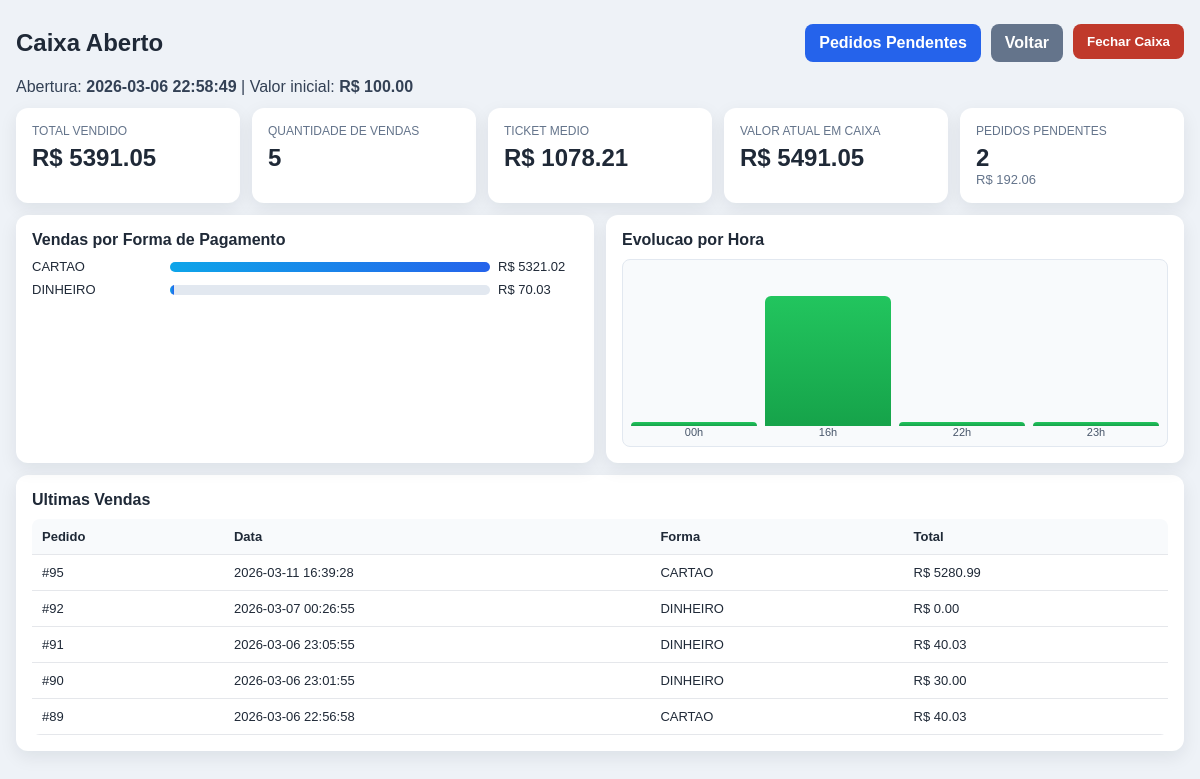
The app's page /caixa (signed in) with its own data.
### tables this page shows
CREATE TABLE caixas (
    id INTEGER PRIMARY KEY AUTOINCREMENT,
    data_abertura TEXT,
    data_fechamento TEXT,
    valor_inicial REAL,
    valor_final REAL,
    status TEXT
);

CREATE TABLE movimentos (
    id INTEGER PRIMARY KEY AUTOINCREMENT,
    tipo TEXT NOT NULL, -- venda ou os
    cliente_id INTEGER,
    funcionario_id INTEGER,
    data_abertura TEXT,
    total REAL DEFAULT 0,
    status TEXT, forma_pagamento TEXT, caixa_id INTEGER, bandeira TEXT, motivo_cancelamento TEXT, data_cancelamento TEXT, desconto_valor REAL DEFAULT 0, desconto_tipo TEXT, autorizador_id INTEGER, valor_recebido REAL DEFAULT 0, troco REAL DEFAULT 0,
    FOREIGN KEY(cliente_id) REFERENCES clientes(id),
    FOREIGN KEY(funcionario_id) REFERENCES funcionarios(id)
);

### app.py (the view)
@app.route("/caixa")
def tela_caixa():
    conn = get_db()
    cursor = conn.cursor()
    cursor.execute("SELECT * FROM caixas WHERE status='ABERTO' LIMIT 1")
    caixa = cursor.fetchone()
    total_vendas = 0
    qtd_vendas = 0
    ticket_medio = 0
    formas_pagamento = {}
    vendas_por_hora = []
    ultimas_vendas = []
    pendentes_qtd = 0
    pendentes_total = 0
    ultimo_fechamento = None
    if caixa:
        caixa_id = caixa["id"]
        cursor.execute("""
            SELECT SUM(total), COUNT(*)
            FROM movimentos
            WHERE caixa_id=? AND status='PAGO'
        """, (caixa_id,))
        resultado = cursor.fetchone()
        if resultado:
            total_vendas = resultado[0] or 0
            qtd_vendas = resultado[1] or 0
            ticket_medio = (total_vendas / qtd_vendas) if qtd_vendas else 0
        cursor.execute("""
            SELECT COALESCE(forma_pagamento, 'NAO INFORMADO') AS forma,
                   COALESCE(SUM(total), 0) AS total
            FROM movimentos
            WHERE caixa_id=? AND status='PAGO'
            GROUP BY forma_pagamento
        """, (caixa_id,))
        formas = cursor.fetchall()
        formas_pagamento = {f["forma"]: float(f["total"] or 0) for f in formas}
        cursor.execute("""
            SELECT substr(data_abertura, 12, 2) AS hora,
                   COALESCE(SUM(total), 0) AS total
            FROM movimentos
            WHERE caixa_id=? AND status='PAGO'
            GROUP BY substr(data_abertura, 12, 2)
            ORDER BY hora
        """, (caixa_id,))
        horas = cursor.fetchall()
        vendas_por_hora = [{"hora": h["hora"], "total": float(h["total"] or 0)} for h in horas]
        cursor.execute("""
            SELECT id, total, forma_pagamento, data_abertura
            FROM movimentos
            WHERE caixa_id=? AND status='PAGO'
            ORDER BY id DESC
            LIMIT 8
        """, (caixa_id,))
        vendas = cursor.fetchall()
        ultimas_vendas = [
            {
                "id": v["id"],
                "total": float(v["total"] or 0),
                "forma": v["forma_pagamento"] or "NAO INFORMADO",
                "data": v["data_abertura"] or ""
            }
            for v in vendas
        ]
    cursor.execute("""
        SELECT COUNT(*), COALESCE(SUM(total), 0)
        FROM movimentos
        WHERE status='PENDENTE'
    """)
    pendentes = cursor.fetchone()
    if pendentes:
        pendentes_qtd = pendentes[0] or 0
        pendentes_total = float(pendentes[1] or 0)
    cursor.execute("""
        SELECT id, data_abertura, data_fechamento, valor_inicial, valor_final
        FROM caixas
        WHERE status='FECHADO'
        ORDER BY id DESC
        LIMIT 1
    """)
    ultimo = cursor.fetchone()
    if ultimo:
        ultimo_fechamento = {
            "id": ultimo["id"],
            "data_abertura": ultimo["data_abertura"],
            "data_fechamento": ultimo["data_fechamento"],
            "valor_inicial": float(ultimo["valor_inicial"] or 0),
            "valor_final": float(ultimo["valor_final"] or 0),
        }
    conn.close()
    return render_template(
        "caixa.html",
        caixa=caixa,
        total_vendas=total_vendas,
        qtd_vendas=qtd_vendas,
        ticket_medio=ticket_medio,
        formas_pagamento=formas_pagamento,
        vendas_por_hora=vendas_por_hora,
        ultimas_vendas=ultimas_vendas,
        pendentes_qtd=pendentes_qtd,
        pendentes_total=pendentes_total,
        ultimo_fechamento=ultimo_fechamento
    )

### app.py (called while the page is built, shortened)
def get_db():
    conn = sqlite3.connect("database.db", timeout=10)
    conn.row_factory = sqlite3.Row
    return conn

def ensure_funcionarios_auth_columns():
    global AUTH_SCHEMA_READY
    if AUTH_SCHEMA_READY:
        return

def nivel_usuario():
    role = (session.get("user_role") or "funcionario").lower()
    return ROLE_LEVEL.get(role, 1)

@app.before_request
def validar_acesso():
    ensure_funcionarios_auth_columns()
    endpoint = request.endpoint or ""
    if endpoint in AUTH_PUBLIC_ENDPOINTS:
        return None
    if endpoint.startswith("static"):
        return None
    if "user_id" not in session:
        return redirect(url_for("login", next=request.path))
    if endpoint in PROPRIETARIO_ENDPOINTS and (session.get("user_role") != "proprietario"):
        return resposta_acesso_negado("Acesso permitido apenas para proprietario.")
    if endpoint in GERENTE_ENDPOINTS and nivel_usuario() < ROLE_LEVEL["gerente"]:
        return resposta_acesso_negado("Acesso permitido para gerente ou proprietario.")
    return None

@app.context_processor
def injetar_usuario():
    return {
        "usuario_logado": session.get("user_nome"),
        "perfil_logado": session.get("user_role"),
    }

### templates/caixa.html (shortened to what this page needs)
<!DOCTYPE html>
<html>
<head>
</head>
<body>
<div class="wrap">
{% if caixa %}
    <div class="topbar">
        <h2>Caixa Aberto</h2>
        <div class="actions">
            <a href="/caixa_pedidos" class="btn btn-primary">Pedidos Pendentes</a>
            <a href="/" class="btn btn-muted">Voltar</a>
            <form id="formFecharCaixa" method="POST" action="/fechar_caixa" style="margin:0;">
                <button type="button" onclick="abrirModalFechamento()" class="btn btn-danger">Fechar Caixa</button>
            </form>
        </div>
    </div>
    <p class="status-line">
        Abertura: <strong>{{ caixa.data_abertura }}</strong> | Valor inicial: <strong>R$ {{ "%.2f"|format(caixa.valor_inicial) }}</strong>
    </p>
    <div class="kpi-grid">
        <div class="card">
            <div class="kpi-title">Total Vendido</div>
            <div class="kpi-value">R$ <span id="totalVendas">{{ "%.2f"|format(total_vendas) }}</span></div>
        </div>
        <div class="card">
            <div class="kpi-title">Quantidade de Vendas</div>
            <div class="kpi-value"><span id="qtdVendas">{{ qtd_vendas }}</span></div>
        </div>
        <div class="card">
            <div class="kpi-title">Ticket Medio</div>
            <div class="kpi-value">R$ <span id="ticketMedio">{{ "%.2f"|format(ticket_medio) }}</span></div>
        </div>
        <div class="card">
            <div class="kpi-title">Valor Atual em Caixa</div>
            <div class="kpi-value">R$ <span id="valorAtual">{{ "%.2f"|format(caixa.valor_inicial + total_vendas) }}</span></div>
        </div>
        <div class="card">
            <div class="kpi-title">Pedidos Pendentes</div>
            <div class="kpi-value">{{ pendentes_qtd }}</div>
            <div style="font-size:13px;color:#64748b;">R$ {{ "%.2f"|format(pendentes_total) }}</div>
        </div>
    </div>
    <div class="grid-2">
        <div class="card">
            <h3 class="section-title">Vendas por Forma de Pagamento</h3>
            <div id="formasBars" class="bars"></div>
        </div>
        <div class="card">
            <h3 class="section-title">Evolucao por Hora</h3>
            <div id="hourChart" class="line-chart"></div>
        </div>
    </div>
    <div class="card">
        <h3 class="section-title">Ultimas Vendas</h3>
        <table>
            <thead>
                <tr>
                    <th>Pedido</th>
                    <th>Data</th>
                    <th>Forma</th>
                    <th>Total</th>
                </tr>
            </thead>
            <tbody>
                {% if ultimas_vendas %}
                    {% for v in ultimas_vendas %}
                    <tr>
                        <td>#{{ v.id }}</td>
                        <td>{{ v.data }}</td>
                        <td>{{ v.forma }}</td>
                        <td>R$ {{ "%.2f"|format(v.total) }}</td>
                    </tr>
                    {% endfor %}
                {% else %}
                    <tr>
                        <td colspan="4">Nenhuma venda paga neste caixa ainda.</td>
                    </tr>
                {% endif %}
            </tbody>
        </table>
    </div>
{% endif %}
</div>
</body>
</html>

### templates/caixa.html (style rules this page uses)
body { margin: 0; font-family: Arial, sans-serif; background: #eef2f7; color: #1f2937; }
.wrap { max-width: 1180px; margin: 24px auto; padding: 0 16px; }
.topbar { display: flex; justify-content: space-between; align-items: center; gap: 12px; margin-bottom: 16px; }
.topbar h2 { margin: 0; font-size: 24px; }
.actions { display: flex; gap: 10px; flex-wrap: wrap; }
.btn { border: 0; border-radius: 8px; padding: 10px 14px; cursor: pointer; font-weight: bold; text-decoration: none; display: inline-block; }
.btn-danger { background: #c0392b; color: #fff; }
.btn-primary { background: #2563eb; color: #fff; }
.btn-muted { background: #64748b; color: #fff; }
.card { background: #fff; border-radius: 12px; box-shadow: 0 6px 18px rgba(15, 23, 42, 0.08); padding: 16px; }
.kpi-grid { display: grid; gap: 12px; grid-template-columns: repeat(auto-fit, minmax(170px, 1fr)); margin-bottom: 12px; }
.kpi-title { font-size: 12px; text-transform: uppercase; color: #64748b; margin-bottom: 6px; }
.kpi-value { font-size: 24px; font-weight: bold; }
.status-line { margin: 0 0 12px; color: #334155; }
.grid-2 { display: grid; grid-template-columns: 1fr 1fr; gap: 12px; margin-bottom: 12px; }
.section-title { margin: 0 0 10px; font-size: 16px; }
.bars { display: grid; gap: 8px; }
.line-chart { display: flex; align-items: flex-end; gap: 8px; height: 170px; padding: 8px; border-radius: 8px; background: #f8fafc; border: 1px solid #e2e8f0; }
table { width: 100%; border-collapse: collapse; font-size: 13px; background: #fff; border-radius: 8px; overflow: hidden; }
th, td { padding: 10px; border-bottom: 1px solid #e5e7eb; text-align: left; }
th { background: #f8fafc; }

### records on screen
caixas: data_abertura "2026-03-06 22:58:49", valor_inicial "100.00", caixa.valor_inicial+total_vendas "5491.05"
movimentos: id "95", data "2026-03-11 16:39:28", forma "CARTAO", total "5280.99"
movimentos: id "92", data "2026-03-07 00:26:55", forma "DINHEIRO", total "0.00"
movimentos: id "91", data "2026-03-06 23:05:55", forma "DINHEIRO", total "40.03"
movimentos: id "90", data "2026-03-06 23:01:55", forma "DINHEIRO", total "30.00"
movimentos: id "89", data "2026-03-06 22:56:58", forma "CARTAO", total "40.03"

### other values on screen
{{ "%.2f"|format(total_vendas) }} "5391.05"
{{ qtd_vendas }} "5"
{{ "%.2f"|format(ticket_medio) }} "1078.21"
{{ pendentes_qtd }} "2"
{{ "%.2f"|format(pendentes_total) }} "192.06"
